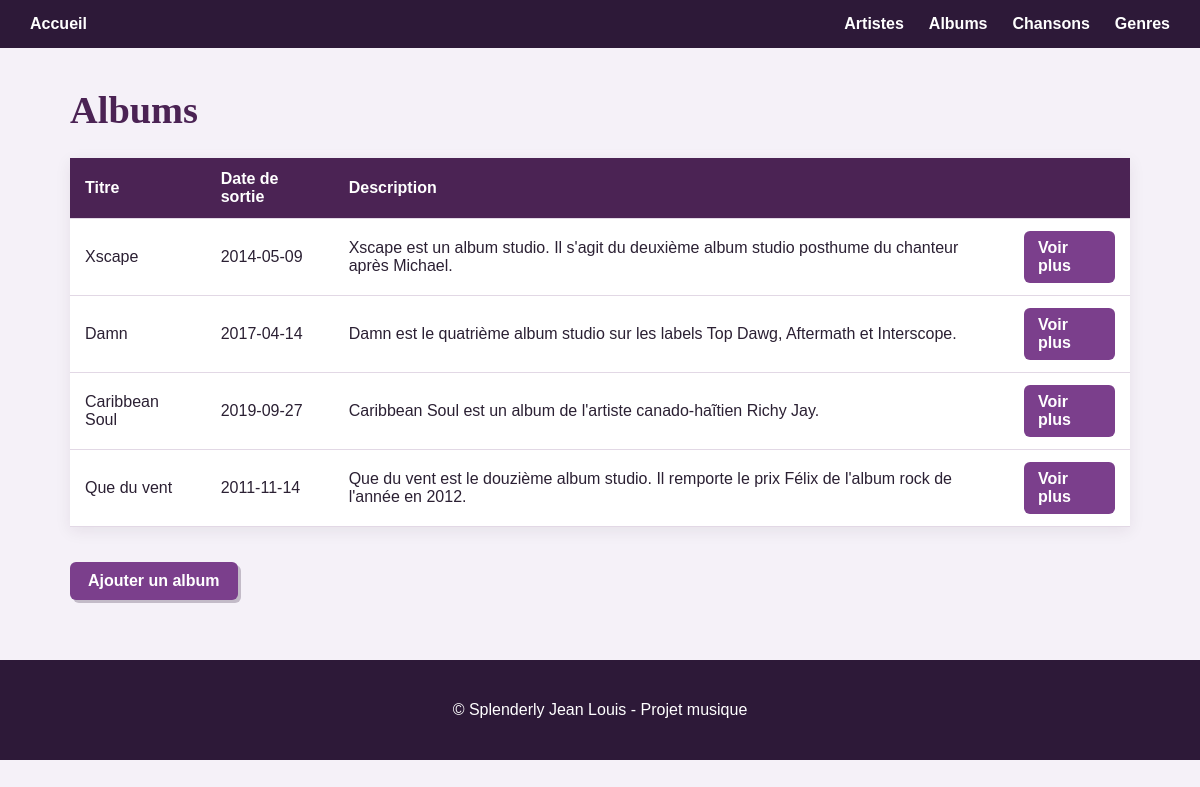
Screenshot of /album-index.php with the database file from the repository.
### tables this page shows
CREATE TABLE
    album (
        id INT AUTO_INCREMENT PRIMARY KEY,
        titre VARCHAR(100) NOT NULL,
        date_sortie DATE,
        description TEXT,
        artiste_id INT,
        CONSTRAINT fk_album_artiste FOREIGN KEY (artiste_id) REFERENCES artiste (id)
    );

### Classes/CRUD.php (called while the page is built, shortened)
<?php
class CRUD extends PDO
{
    public function select(string $table, $field = "id", $order = "ASC"): array{
        $sql = "SELECT * FROM $table ORDER BY $field $order";
        $stmt = $this->query($sql);
        return $stmt->fetchAll();
    }
}

### Classes/Album.php (called while the page is built, shortened)
<?php
require_once('CRUD.php');
class Album{
    public static function tous(CRUD $crud){
        return $crud->select('album');
    }
}

### album-index.php (the view, shortened to what this page needs)
<?php
require_once('Classes/CRUD.php');
require_once('Classes/Album.php');
$crud = new CRUD;
$albums = Album::tous($crud);
?>
<!DOCTYPE html>
<html lang="fr">
<head>
    <link rel="stylesheet" href="css/style.css">
</head>
<body>
    <?php require_once('nav.php'); ?>
    <main>
        <h1>Albums</h1>
        <table>
            <thead>
                <tr>
                    <th>Titre</th>
                    <th>Date de sortie</th>
                    <th>Description</th>
                    <th></th>
                </tr>
            </thead>
            <tbody>
                <?php foreach ($albums as $album): ?>
                    <tr>
                        <td>
                            <?= $album['titre'] ?>
                        </td>
                        <td>
                            <?= $album['date_sortie'] ?>
                        </td>
                        <td>
                            <?= $album['description'] ?>
                        </td>
                        <td>
                            <a href="album-show.php?id=<?= $album['id'] ?>">
                                Voir plus
                            </a>
                        </td>
                    </tr>
                <?php endforeach; ?>
            </tbody>
        </table>
        <a href="album-create.php">
            Ajouter un album
        </a>
    </main>
    <?php require_once('footer.php'); ?>
</body>
</html>

### nav.php
<nav>
    <a href="index.php">
        <span>Accueil</span>
    </a>
    <ul>
        <li><a href="artiste-index.php">Artistes</a></li>
        <li><a href="album-index.php">Albums</a></li>
        <li><a href="chanson-index.php">Chansons</a></li>
        <li><a href="genre-index.php">Genres</a></li>
    </ul>
</nav>

### footer.php
<footer>
    <p>&copy; Splenderly Jean Louis - Projet musique</p>
</footer>

### css/style.css (style rules this page uses)
* { box-sizing: border-box; }
body { margin: 0; font-family: "Trebuchet MS", Arial, sans-serif; background-color: #f5f1f8; color: #2b2033; }
main { max-width: 1100px; margin: 40px auto; padding: 0 20px; }
h1, h2, h3 { font-family: Georgia, "Times New Roman", serif; color: #4b2354; }
h1 { font-size: 2.4rem; }
a { color: #7b3f8c; text-decoration: none; }
nav { display: flex; justify-content: space-between; align-items: center; padding: 15px 30px; background-color: #2d1938; color: white; }
nav ul { display: flex; gap: 25px; list-style: none; margin: 0; padding: 0; }
nav a { color: white; font-weight: bold; }
main>a[href*="-create.php"] { display: inline-block; padding: 10px 18px; margin-top: 10px; border-radius: 6px; background-color: #7b3f8c; color: white; font-weight: bold; box-shadow: 3px 3px 0 rgba(45, 25, 56, 0.25); }
table { width: 100%; border-collapse: collapse; margin: 25px 0; background-color: white; box-shadow: 0 4px 15px rgba(45, 25, 56, 0.08); }
th, td { padding: 12px 15px; border-bottom: 1px solid #e2d8e5; text-align: left; }
th { background-color: #4b2354; color: white; }
td a { display: inline-block; padding: 8px 14px; border-radius: 6px; background-color: #7b3f8c; color: white; font-weight: bold; }
footer { margin-top: 60px; padding: 25px; background-color: #2d1938; color: white; text-align: center; }

### rows the page displays
album: titre "Xscape", date_sortie "2014-05-09", description "Xscape est un album studio. Il s'agit du deuxième album studio posthume du chanteur après Michael."
album: titre "Damn", date_sortie "2017-04-14", description "Damn est le quatrième album studio sur les labels Top Dawg, Aftermath et Interscope."
album: titre "Caribbean Soul", date_sortie "2019-09-27", description "Caribbean Soul est un album de l'artiste canado-haĩtien Richy Jay."
album: titre "Que du vent", date_sortie "2011-11-14", description "Que du vent est le douzième album studio. Il remporte le prix Félix de l'album rock de l'année en 2012."
